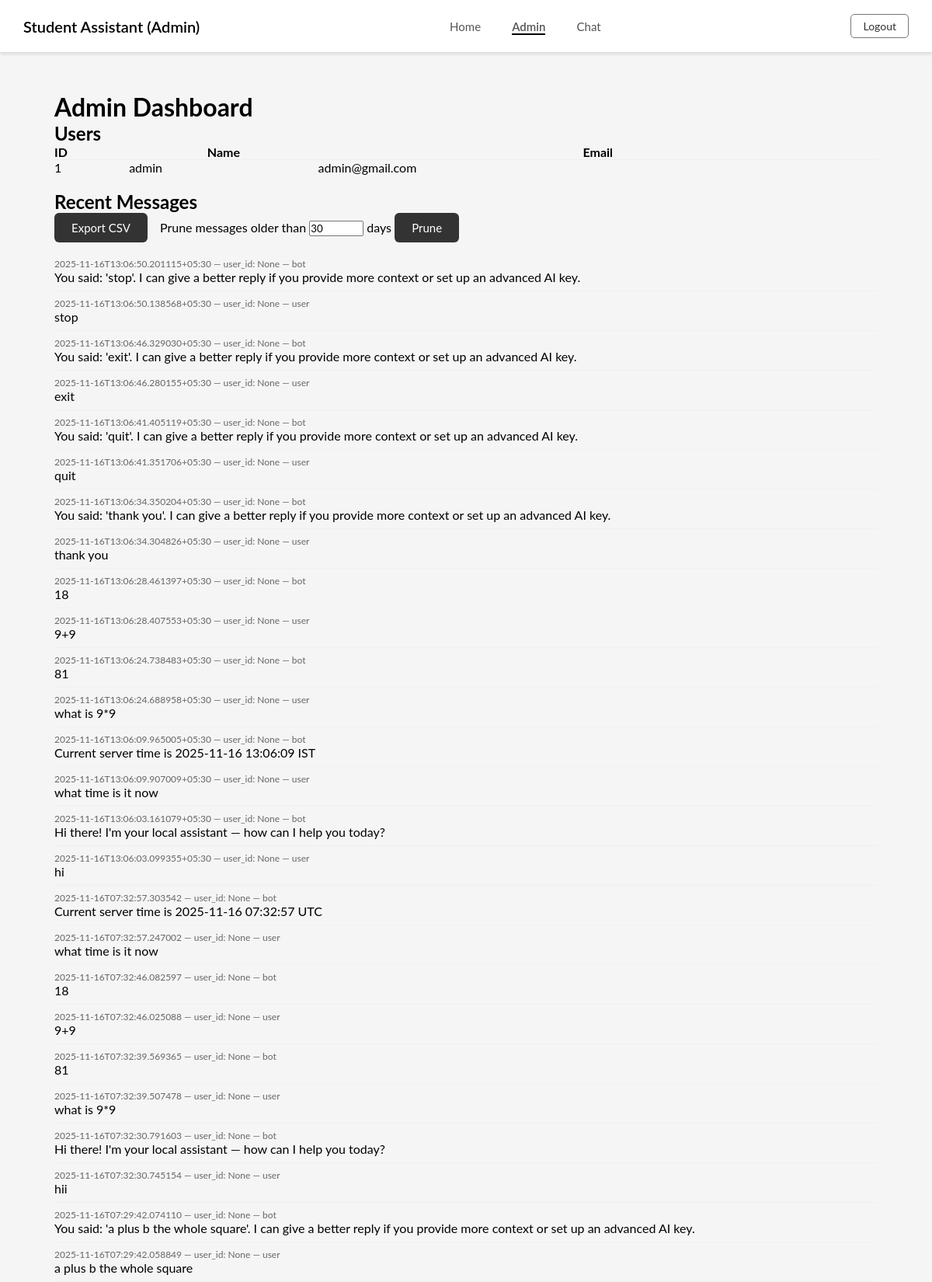
The page /admin (signed in, upper part) on the database its author committed.
### tables this page shows
CREATE TABLE users (
                id INTEGER PRIMARY KEY AUTOINCREMENT,
                name TEXT NOT NULL,
                email TEXT UNIQUE NOT NULL,
                password TEXT NOT NULL
            );

CREATE TABLE messages (
            id INTEGER PRIMARY KEY AUTOINCREMENT,
            user_id INTEGER,
            role TEXT NOT NULL,
            content TEXT NOT NULL,
            created_at TEXT NOT NULL,
            FOREIGN KEY(user_id) REFERENCES users(id)
        );

### student_assistant-updated/app.py (the view)
@app.route('/admin')
@admin_required
def admin():
    users = []
    msgs = []
    try:
        conn = get_conn()
        c = conn.cursor()
        c.execute('SELECT id, name, email FROM users ORDER BY id DESC')
        users = [{'id': r[0], 'name': r[1], 'email': r[2]} for r in c.fetchall()]
        c.execute('SELECT id, user_id, role, content, created_at FROM messages ORDER BY id DESC LIMIT 200')
        msgs = [{'id': r[0], 'user_id': r[1], 'role': r[2], 'content': r[3], 'created_at': r[4]} for r in c.fetchall()]
        conn.close()
    except Exception as e:
        logger.error('Admin dashboard load failed: %s', e)
    return render_template('admin.html', users=users, messages=msgs)

### student_assistant-updated/app.py (called while the page is built)
def get_conn():
    return sqlite3.connect(DB_PATH)

def admin_required(fn):
    from functools import wraps
    @wraps(fn)
    def wrapper(*args, **kwargs):
        if not session.get('is_admin'):
            flash('Admin access required.', 'error')
            return redirect('/admin/login')
        return fn(*args, **kwargs)
    return wrapper

### student_assistant-updated/templates/admin.html (shortened to what this page needs)
<!DOCTYPE html>
<html lang="en">
<head>
  <link rel="stylesheet" href="{{ url_for('static', filename='style.css') }}">
</head>
<body>
<header>
  <a href="/" class="logo-link"><div class="logo">Student Assistant (Admin)</div></a>
  <nav class="nav-links">
    <a href="/">Home</a>
    <a href="/admin" class="active">Admin</a>
    <a href="/chat">Chat</a>
  </nav>
  <a href="/admin/logout" class="signin-btn">Logout</a>
</header>
<main style="max-width:1100px;margin:30px auto;padding:20px;">
  <h1>Admin Dashboard</h1>
  <section style="margin-bottom:20px;">
    <h2>Users</h2>
    <table style="width:100%;border-collapse:collapse">
      <tr><th style="text-align:left">ID</th><th>Name</th><th>Email</th></tr>
      {% for u in users %}
      <tr style="border-top:1px solid #eee"><td>{{ u.id }}</td><td>{{ u.name }}</td><td>{{ u.email }}</td></tr>
      {% endfor %}
    </table>
  </section>
  <section style="margin-bottom:20px;">
    <h2>Recent Messages</h2>
    <a class="btn" href="/admin/export">Export CSV</a>
    <form method="POST" action="/admin/prune" style="display:inline-block;margin-left:12px;">
      <label>Prune messages older than <input type="number" name="days" value="30" style="width:70px;"> days</label>
      <button class="btn" type="submit">Prune</button>
    </form>
    <div style="margin-top:12px">
      {% for m in messages %}
        <div style="border-bottom:1px solid #f0f0f0;padding:8px 0;">
          <div style="font-size:12px;color:#666">{{ m.created_at }} — user_id: {{ m.user_id }} — {{ m.role }}</div>
          <div>{{ m.content }}</div>
        </div>
      {% endfor %}
    </div>
  </section>
</main>
</body>
</html>

### student_assistant-updated/static/style.css (style rules this page uses)
* { margin: 0; padding: 0; box-sizing: border-box; font-family: 'Lato', sans-serif; }
body { background: #f5f5f5; }
header { background: #fff; padding: 18px 30px; display: flex; justify-content: space-between; align-items: center; border-bottom: 1px solid #ddd; position: sticky; top: 0; z-index: 10; box-shadow: 0 2px 4px rgba(0,0,0,0.1); }
.logo-link { text-decoration: none; color: inherit; }
.logo { font-size: 20px; font-weight: 600; }
.nav-links a { margin: 0 18px; color: #555; text-decoration: none; font-size: 15px; }
header a.active { font-weight: 600; border-bottom: 2px solid #000; }
.signin-btn, .logout-btn { border: 1px solid #777; padding: 6px 15px; border-radius: 5px; text-decoration: none; color: #333; font-size: 14px; }
.btn { padding: 10px 22px; background: #333; color: #fff; border: none; border-radius: 6px; cursor: pointer; text-decoration: none; font-size: 15px; transition: 0.2s ease; }

### rows shown on the page
users: id "1", name "admin", email "admin@gmail.com"
messages: created_at "2025-11-16T13:06:50.201115+05:30", user_id "None", role "bot", content "You said: 'stop'. I can give a better reply if you provide more context or set up an advanced AI key."
messages: created_at "2025-11-16T13:06:50.138568+05:30", user_id "None", role "user", content "stop"
messages: created_at "2025-11-16T13:06:46.329030+05:30", user_id "None", role "bot", content "You said: 'exit'. I can give a better reply if you provide more context or set up an advanced AI key."
messages: created_at "2025-11-16T13:06:46.280155+05:30", user_id "None", role "user", content "exit"
messages: created_at "2025-11-16T13:06:41.405119+05:30", user_id "None", role "bot", content "You said: 'quit'. I can give a better reply if you provide more context or set up an advanced AI key."
messages: created_at "2025-11-16T13:06:41.351706+05:30", user_id "None", role "user", content "quit"
messages: created_at "2025-11-16T13:06:34.350204+05:30", user_id "None", role "bot", content "You said: 'thank you'. I can give a better reply if you provide more context or set up an advanced AI key."
messages: created_at "2025-11-16T13:06:34.304826+05:30", user_id "None", role "user", content "thank you"
messages: created_at "2025-11-16T13:06:28.461397+05:30", user_id "None", role "bot", content "18"
messages: created_at "2025-11-16T13:06:28.407553+05:30", user_id "None", role "user", content "9+9"
messages: created_at "2025-11-16T13:06:24.738483+05:30", user_id "None", role "bot", content "81"
messages: created_at "2025-11-16T13:06:24.688958+05:30", user_id "None", role "user", content "what is 9*9"
messages: created_at "2025-11-16T13:06:09.965005+05:30", user_id "None", role "bot", content "Current server time is 2025-11-16 13:06:09 IST"
messages: created_at "2025-11-16T13:06:09.907009+05:30", user_id "None", role "user", content "what time is it now"
messages: created_at "2025-11-16T13:06:03.161079+05:30", user_id "None", role "bot", content "Hi there! I'm your local assistant — how can I help you today?"
messages: created_at "2025-11-16T13:06:03.099355+05:30", user_id "None", role "user", content "hi"
messages: created_at "2025-11-16T07:32:57.303542", user_id "None", role "bot", content "Current server time is 2025-11-16 07:32:57 UTC"
messages: created_at "2025-11-16T07:32:57.247002", user_id "None", role "user", content "what time is it now"
messages: created_at "2025-11-16T07:32:46.082597", user_id "None", role "bot", content "18"
messages: created_at "2025-11-16T07:32:46.025088", user_id "None", role "user", content "9+9"
messages: created_at "2025-11-16T07:32:39.569365", user_id "None", role "bot", content "81"
messages: created_at "2025-11-16T07:32:39.507478", user_id "None", role "user", content "what is 9*9"
messages: created_at "2025-11-16T07:32:30.791603", user_id "None", role "bot", content "Hi there! I'm your local assistant — how can I help you today?"
messages: created_at "2025-11-16T07:32:30.745154", user_id "None", role "user", content "hii"
messages: created_at "2025-11-16T07:29:42.074110", user_id "None", role "bot", content "You said: 'a plus b the whole square'. I can give a better reply if you provide more context or set up an advanced AI key."
messages: created_at "2025-11-16T07:29:42.058849", user_id "None", role "user", content "a plus b the whole square"
